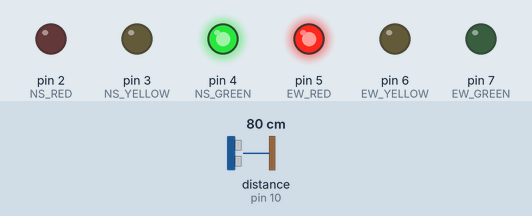
Simulated run of this sketch. Board: Arduino Uno, built with avr-gcc and run on an emulated ATmega328P. Shown: output pins drawn as LEDs (lit = HIGH). Wiring (inferred from the names in the program): ultrasonic range finder: trigger pin 9; echo pin 10. Inputs (shaded band) come from the test bench; at power-on: distance to the obstacle (sensor on pin 10) 80 cm. The echo pulse lasts 58.3 µs per cm; pins used as bus, display or sensor lines are not drawn; what the sketch prints to the serial monitor is not drawn.

Above: at 7.0 s.
7.1 s: distance to the obstacle (sensor on pin 10) set to 250 cm
At 21.0 s:
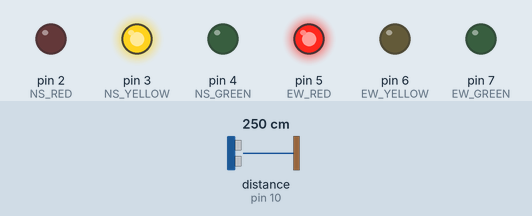
At 23.3 s:
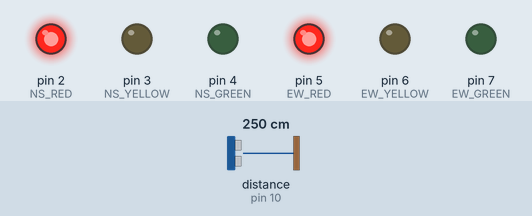
Timing chart, 0 to 24.5 s (numbered marks = the images above; inputs shaded):
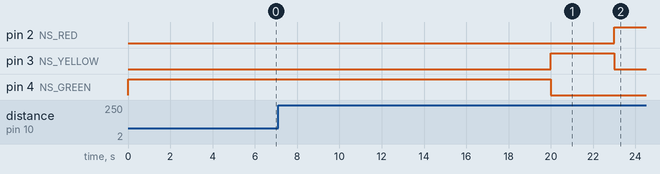

The sketch:

traffic_light.ino
```cpp
// SMART Traffic Light — starter sketch for one intersection (Arduino Uno/Nano).
// Drives 2 sets of red/yellow/green LEDs (North-South, East-West) and one HC-SR04 on the North approach,
// and prints one JSON line per second for the dashboard (Settings > Connect Arduino, 9600 baud).
// The JSON matches the dashboard's live events, so keep the field names when you change things.

// ---- Wiring (change to match your board) ----
const int NS_RED = 2, NS_YELLOW = 3, NS_GREEN = 4;
const int EW_RED = 5, EW_YELLOW = 6, EW_GREEN = 7;
const int TRIG = 9, ECHO = 10;  // HC-SR04: VCC 5V, GND, TRIG, ECHO

// ---- Must match an intersection and sensor id in the dashboard ----
const char *INTERSECTION = "INT-004";  // Plaza Junction
const char *SENSOR = "US-004-N1";       // North approach, lane 1

// ---- Timing in seconds (fixed green; the dashboard simulator adapts green between 12 and 45 s) ----
const int GREEN_SEC = 20, YELLOW_SEC = 3, ALLRED_SEC = 2;
const float NEAR_M = 1.5, MID_M = 3.0, FAR_M = 4.5;

enum Stage { GREEN, YELLOW, ALLRED };
bool nsAxis = true;  // true = North-South has right of way
Stage stage = GREEN;
int remaining = GREEN_SEC;
bool wasPresent = false;
int arrivals = 0;
unsigned long windowStart = 0, lastTick = 0;

void setLights() {
  bool g = stage == GREEN, y = stage == YELLOW;
  digitalWrite(NS_GREEN, nsAxis && g);
  digitalWrite(NS_YELLOW, nsAxis && y);
  digitalWrite(NS_RED, !nsAxis || stage == ALLRED);
  digitalWrite(EW_GREEN, !nsAxis && g);
  digitalWrite(EW_YELLOW, !nsAxis && y);
  digitalWrite(EW_RED, nsAxis || stage == ALLRED);
}

void step() {
  if (--remaining > 0) return;
  if (stage == GREEN) { stage = YELLOW; remaining = YELLOW_SEC; }
  else if (stage == YELLOW) { stage = ALLRED; remaining = ALLRED_SEC; }
  else { stage = GREEN; remaining = GREEN_SEC; nsAxis = !nsAxis; }
}

// Distance in metres, or -1 when nothing is in range.
float readDistance() {
  digitalWrite(TRIG, LOW); delayMicroseconds(2);
  digitalWrite(TRIG, HIGH); delayMicroseconds(10);
  digitalWrite(TRIG, LOW);
  unsigned long us = pulseIn(ECHO, HIGH, 30000UL);  // ~5 m max
  if (us == 0) return -1;
  float m = us * 0.000343 / 2;
  return m <= FAR_M ? m : -1;
}

// Color and seconds-left for one axis, as the dashboard shows them.
void phase(const char *approach, bool mine, bool comma) {
  const char *color;
  int sec;
  if (mine && stage == GREEN) { color = "GREEN"; sec = remaining; }
  else if (mine && stage == YELLOW) { color = "YELLOW"; sec = remaining; }
  else {
    color = "RED";
    // Time until this axis turns green.
    // In all-red, "mine" is the axis that just had green, so it waits out the other axis's full turn.
    if (mine) sec = remaining + GREEN_SEC + YELLOW_SEC + ALLRED_SEC;
    else sec = remaining + (stage == GREEN ? YELLOW_SEC + ALLRED_SEC : stage == YELLOW ? ALLRED_SEC : 0);
  }
  Serial.print("{\"approach\":\""); Serial.print(approach);
  Serial.print("\",\"color\":\""); Serial.print(color);
  Serial.print("\",\"remainingSec\":"); Serial.print(sec);
  Serial.print(comma ? "}," : "}");
}

void sendSignal() {
  bool ns = nsAxis, ew = !nsAxis;
  Serial.print("{\"event\":\"signal.state\",\"data\":{\"intersectionId\":\""); Serial.print(INTERSECTION);
  Serial.print("\",\"mode\":\"FIXED\",\"updatedAt\":\"\",\"phases\":[");
  phase("N", ns, true); phase("S", ns, true); phase("E", ew, true); phase("W", ew, false);
  Serial.println("]}}");
}

void sendLane(float d) {
  bool present = d >= 0;
  const char *level = !present ? "NONE" : d <= NEAR_M ? "NEAR" : d <= MID_M ? "MID" : "FAR";
  Serial.print("{\"event\":\"lane.status\",\"data\":{\"intersectionId\":\""); Serial.print(INTERSECTION);
  Serial.print("\",\"approach\":\"N\",\"lane\":1,\"queueLength\":"); Serial.print(present ? 1 : 0);  // one sensor can't count a queue
  Serial.print(",\"density\":\""); Serial.print(present && d <= NEAR_M ? "MODERATE" : "LOW");
  Serial.print("\",\"cameraCounts\":{},\"sensor\":{\"sensorId\":\""); Serial.print(SENSOR);
  Serial.print("\",\"timestamp\":\"\",\"vehiclePresent\":"); Serial.print(present ? "true" : "false");
  Serial.print(",\"distanceM\":");
  if (present) Serial.print(d, 2); else Serial.print("null");
  Serial.print(",\"distanceLevel\":\""); Serial.print(level);
  Serial.print("\",\"countLast5Min\":"); Serial.print(arrivals);
  Serial.println("}}}");
}

void setup() {
  int pins[] = { NS_RED, NS_YELLOW, NS_GREEN, EW_RED, EW_YELLOW, EW_GREEN, TRIG };
  for (int p : pins) pinMode(p, OUTPUT);
  pinMode(ECHO, INPUT);
  Serial.begin(9600);
  setLights();
}

void loop() {
  if (millis() - lastTick < 1000) return;
  lastTick += 1000;

  step();
  setLights();

  float d = readDistance();
  if (d >= 0 && !wasPresent) arrivals++;
  wasPresent = d >= 0;
  // shortcut: count resets every 5 min instead of a rolling window; fine for a demo.
  if (millis() - windowStart >= 300000UL) { windowStart = millis(); arrivals = 0; }

  sendSignal();
  sendLane(d);
}
```
